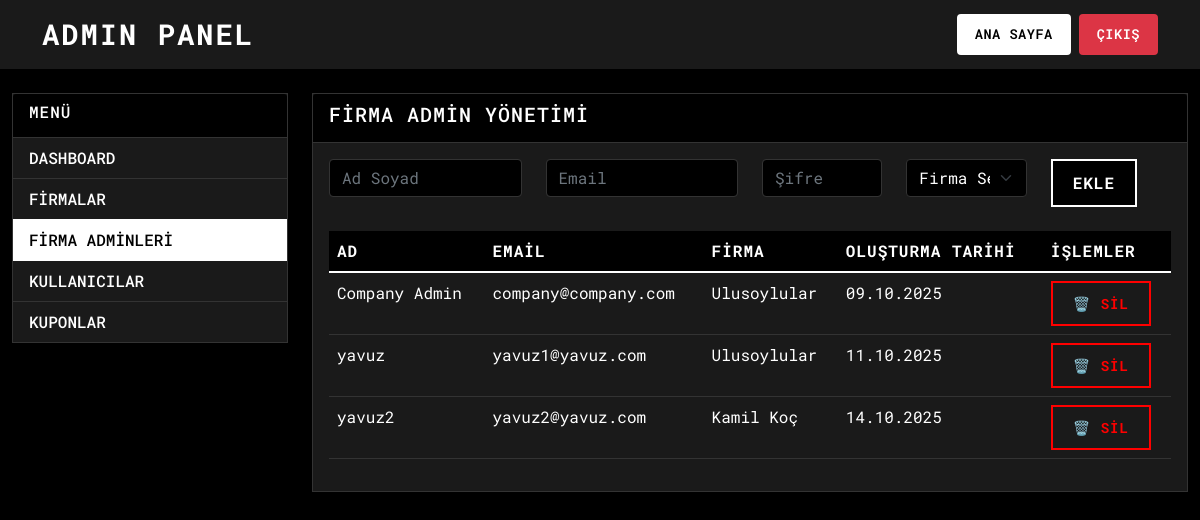
Page /admin.php?tab=admins (signed in) on the committed database.
### tables this page shows
CREATE TABLE User (
                id TEXT PRIMARY KEY,
                full_name TEXT NOT NULL,
                email TEXT UNIQUE NOT NULL,
                role TEXT NOT NULL CHECK(role IN ('user', 'company', 'admin')),
                password TEXT NOT NULL,
                company_id TEXT NULL,
                balance INTEGER DEFAULT 800,
                created_at TIMESTAMP DEFAULT CURRENT_TIMESTAMP,
                FOREIGN KEY (company_id) REFERENCES Bus_Company(id) ON DELETE SET NULL
            );

CREATE TABLE Bus_Company (
                id TEXT PRIMARY KEY,
                name TEXT UNIQUE NOT NULL,
                logo_path TEXT,
                created_at TIMESTAMP DEFAULT CURRENT_TIMESTAMP
            );

### public/admin.php (the view, shortened to what this page needs)
<?php
require_once '../includes/auth.php';
$activeTab = $_GET['tab'] ?? 'dashboard';
$stats = [];
$stats['total_users'] = $pdo->query("SELECT COUNT(*) FROM User WHERE role = 'user'")->fetchColumn();
$stats['total_firms'] = $pdo->query("SELECT COUNT(*) FROM Bus_Company")->fetchColumn();
$stats['total_trips'] = $pdo->query("SELECT COUNT(*) FROM Trips")->fetchColumn();
$stats['total_tickets'] = $pdo->query("SELECT COUNT(*) FROM Tickets WHERE status = 'active'")->fetchColumn();
$stats['total_revenue'] = $pdo->query("SELECT SUM(total_price) FROM Tickets WHERE status = 'active'")->fetchColumn() ?? 0;
$firmAdmins = $pdo->query("
    SELECT u.*, bc.name as firma_ad
    FROM User u
    LEFT JOIN Bus_Company bc ON u.company_id = bc.id
    WHERE u.role = 'company'
    ORDER BY u.full_name
")->fetchAll();
?>
<!DOCTYPE html>
<html lang="tr">
<head>
    <link href="https://cdn.jsdelivr.net/npm/bootstrap@5.1.3/dist/css/bootstrap.min.css" rel="stylesheet">
    <link href="css/style.css" rel="stylesheet">
</head>
<body>
    <nav class="navbar navbar-expand-lg navbar-dark bg-dark">
        <div class="container">
            <a class="navbar-brand" href="/">
                ADMIN PANEL
            </a>
            <div class="navbar-nav ms-auto">
                <div class="navbar-buttons">
                    <a class="nav-btn" href="/">Ana Sayfa</a>
                    <a class="nav-btn nav-btn-logout" href="logout.php">Çıkış</a>
                </div>
            </div>
        </div>
    </nav>
    <div class="container-fluid mt-4">
        <div class="row">
            <div class="col-md-3">
                <div class="card">
                    <div class="card-header">
                        <h6>Menü</h6>
                    </div>
                    <div class="list-group list-group-flush">
                        <a href="?tab=dashboard" class="list-group-item <?= $activeTab === 'dashboard' ? 'active' : '' ?>">
                            DASHBOARD
                        </a>
                        <a href="?tab=firms" class="list-group-item <?= $activeTab === 'firms' ? 'active' : '' ?>">
                            FİRMALAR
                        </a>
                        <a href="?tab=admins" class="list-group-item <?= $activeTab === 'admins' ? 'active' : '' ?>">
                            FİRMA ADMİNLERİ
                        </a>
                        <a href="?tab=users" class="list-group-item <?= $activeTab === 'users' ? 'active' : '' ?>">
                            KULLANICILAR
                        </a>
                        <a href="?tab=coupons" class="list-group-item <?= $activeTab === 'coupons' ? 'active' : '' ?>">
                            KUPONLAR
                        </a>
                    </div>
                </div>
            </div>
            <div class="col-md-9">
                <?php if ($activeTab === 'dashboard'): ?>
                    <div class="admin-stats">
                        <h4 class="text-center mb-4">Sistem İstatistikleri</h4>
                        <div class="row">
                            <div class="col-md-2">
                                <div class="stat-card">
                                    <h3><?= $stats['total_users'] ?></h3>
                                    <p>Kullanıcı</p>
                                </div>
                            </div>
                            <div class="col-md-2">
                                <div class="stat-card">
                                    <h3><?= $stats['total_firms'] ?></h3>
                                    <p>Firma</p>
                                </div>
                            </div>
                            <div class="col-md-2">
                                <div class="stat-card">
                                    <h3><?= $stats['total_trips'] ?></h3>
                                    <p>Sefer</p>
                                </div>
                            </div>
                            <div class="col-md-3">
                                <div class="stat-card">
                                    <h3><?= $stats['total_tickets'] ?></h3>
                                    <p>Aktif Bilet</p>
                                </div>
                            </div>
                            <div class="col-md-3">
                                <div class="stat-card">
                                    <h3>₺<?= number_format($stats['total_revenue'], 2) ?></h3>
                                    <p>Toplam Gelir</p>
                                </div>
                            </div>
                        </div>
                    </div>
                    <div class="card mt-4">
                        <div class="card-header">
                            <h5>Son Biletler</h5>
                        </div>
                        <div class="card-body">
                            <?php
                            $recentTickets = $pdo->query("
                                SELECT t.*, u.full_name as user_name, tr.departure_city, tr.destination_city, bc.name as firma_ad
                                FROM Tickets t
                                JOIN User u ON t.user_id = u.id
                                JOIN Trips tr ON t.trip_id = tr.id
                                JOIN Bus_Company bc ON tr.company_id = bc.id
                                ORDER BY t.created_at DESC
                                LIMIT 10
                            ")->fetchAll();
                            ?>
                            <div class="table-responsive">
                                <table class="table table-sm">
                                    <thead>
                                        <tr>
                                            <th>Kullanıcı</th>
                                            <th>Güzergah</th>
                                            <th>Firma</th>
                                            <th>Fiyat</th>
                                            <th>Durum</th>
                                            <th>Tarih</th>
                                        </tr>
                                    </thead>
                                    <tbody>
                                        <?php foreach ($recentTickets as $ticket): ?>
                                            <tr>
                                                <td><?= htmlspecialchars($ticket['user_name']) ?></td>
                                                <td><?= htmlspecialchars($ticket['departure_city']) ?> → <?= htmlspecialchars($ticket['destination_city']) ?></td>
                                                <td><?= htmlspecialchars($ticket['firma_ad']) ?></td>
                                                <td>₺<?= number_format($ticket['total_price'], 2) ?></td>
                                                <td>
                                                    <span class="badge <?= $ticket['status'] === 'active' ? 'bg-success' : 'bg-danger' ?>">
                                                        <?= $ticket['status'] ?>
                                                    </span>
                                                </td>
                                                <td><?= date('d.m.Y H:i', strtotime($ticket['created_at'])) ?></td>
                                            </tr>
                                        <?php endforeach; ?>
                                    </tbody>
                                </table>
                            </div>
                        </div>
                    </div>
                <?php elseif ($activeTab === 'admins'): ?>
                    <div class="card">
                        <div class="card-header">
                            <h5>Firma Admin Yönetimi</h5>
                        </div>
                        <div class="card-body">
                            <form method="POST" class="mb-4">
                                <div class="row">
                                    <div class="col-md-3">
                                        <input type="text" name="admin_name" class="form-control" placeholder="Ad Soyad" required>
                                    </div>
                                    <div class="col-md-3">
                                        <input type="email" name="admin_email" class="form-control" placeholder="Email" required>
                                    </div>
                                    <div class="col-md-2">
                                        <input type="password" name="admin_password" class="form-control" placeholder="Şifre" required>
                                    </div>
                                    <div class="col-md-2">
                                        <select name="firm_id" class="form-select" required>
                                            <option value="">Firma Seç</option>
                                        </select>
                                    </div>
                                    <div class="col-md-2">
                                        <button type="submit" name="add_firm_admin" class="btn btn-success">Ekle</button>
                                    </div>
                                </div>
                            </form>
                            <div class="table-responsive">
                                <table class="table">
                                    <thead>
                                        <tr>
                                            <th>Ad</th>
                                            <th>Email</th>
                                            <th>Firma</th>
                                            <th>Oluşturma Tarihi</th>
                                            <th>İşlemler</th>
                                        </tr>
                                    </thead>
                                    <tbody>
                                        <?php foreach ($firmAdmins as $admin): ?>
                                            <tr>
                                                <td><?= htmlspecialchars($admin['full_name']) ?></td>
                                                <td><?= htmlspecialchars($admin['email']) ?></td>
                                                <td><?= htmlspecialchars($admin['firma_ad'] ?? 'Atanmamış') ?></td>
                                                <td><?= date('d.m.Y', strtotime($admin['created_at'])) ?></td>
                                                <td>
                                                    <form method="POST" style="display: inline;" onsubmit="return confirmDeleteFirmAdmin('<?= htmlspecialchars($admin['full_name']) ?>', '<?= htmlspecialchars($admin['email']) ?>')">
                                                        <button type="submit" name="delete_firm_admin" class="btn btn-sm btn-outline-danger" title="Firma Admini Sil">
                                                            🗑️ SİL
                                                        </button>
                                                    </form>
                                                </td>
                                            </tr>
                                        <?php endforeach; ?>
                                    </tbody>
                                </table>
                            </div>
                        </div>
                    </div>
                <?php endif; ?>
            </div>
        </div>
    </div>
</body>
</html>

### public/css/style.css (style rules this page uses)
* { font-family: 'Roboto Mono', monospace; }
body { background-color: #000000; color: #ffffff; font-weight: 400; }
.navbar-brand { font-weight: 700; font-size: 1.8rem; letter-spacing: 2px; text-transform: uppercase; }
.bg-dark { background-color: #1a1a1a !important; }
.card { background-color: #1a1a1a; border: 1px solid #333333; color: #ffffff; }
.card-header { background-color: #000000; border-bottom: 1px solid #333333; color: #ffffff; font-weight: 500; text-transform: uppercase; letter-spacing: 1px; }
.form-control, .form-select { background-color: #000000; border: 1px solid #333333; color: #ffffff; font-family: 'Roboto Mono', monospace; }
.btn-success { background-color: #000000; border-color: #ffffff; color: #ffffff; font-weight: 500; text-transform: uppercase; letter-spacing: 1px; }
.btn-outline-danger { border-color: #ff0000; color: #ff0000; }
.table { color: #ffffff; }
.navbar-brand { display: flex; align-items: center; gap: 15px; }
.btn { border-radius: 0; font-weight: 700; text-transform: uppercase; letter-spacing: 1px; border-width: 2px; padding: 10px 20px; }
.table th { background-color: #000000; color: #ffffff; border-color: #333333; font-weight: 700; text-transform: uppercase; letter-spacing: 1px; }
.table td { border-color: #333333; }
.card { border-radius: 0; box-shadow: 0 4px 8px rgba(0, 0, 0, 0.3); }
.navbar { border-radius: 0; box-shadow: 0 2px 4px rgba(0, 0, 0, 0.5); }
.navbar-buttons { display: flex; gap: 8px; align-items: center; }
.nav-btn { background: #ffffff; color: #000000 !important; padding: 8px 16px; border-radius: 4px; text-decoration: none; font-weight: 600; text-transform: uppercase; letter-spacing: 0.5px; font-size: 0.85rem; border: 2px solid #ffffff; transition: all 0.3s ease; font-family: 'Roboto Mono', monospace; }
.nav-btn-logout { background: #dc3545; color: #ffffff !important; border-color: #dc3545; }
.list-group-item { background-color: #1a1a1a; border-color: #333333; color: #ffffff; font-weight: 500; }
.list-group-item.active { background-color: #ffffff; border-color: #ffffff; color: #000000; }

### rows in the picture
user: full_name "Company Admin", email "company@company.com", company.name "Ulusoylular", created_at "09.10.2025"
user: full_name "yavuz", email "yavuz1@yavuz.com", company.name "Ulusoylular", created_at "11.10.2025"
user: full_name "yavuz2", email "yavuz2@yavuz.com", company.name "Kamil Koç", created_at "14.10.2025"
